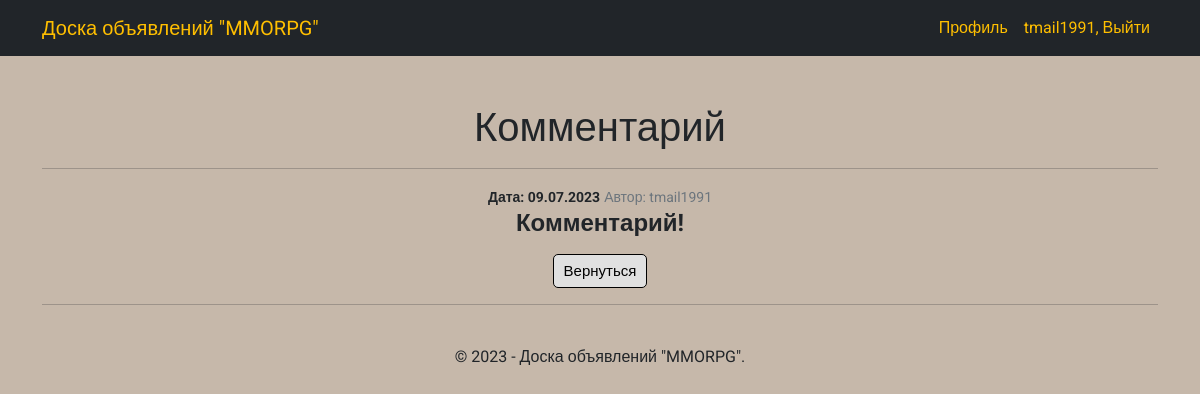
/comments/3/ (signed in), run on an earlier commit of the app's database.
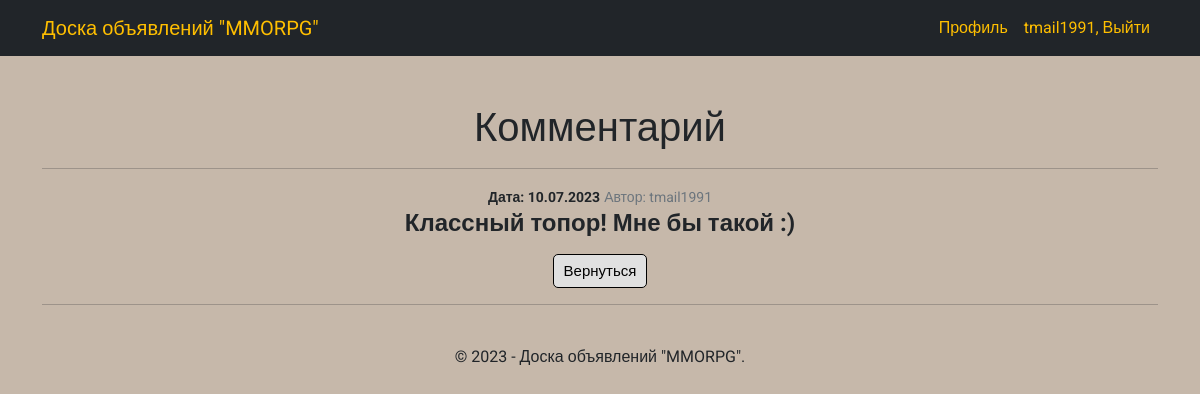
And on a later commit of the database.
### mmorpg/models.py (models this page shows, shortened)
class Comment(models.Model):
    author_comment = models.ForeignKey(User, on_delete=models.CASCADE, verbose_name='Автор')
    text_comment = models.TextField(verbose_name='Текст')
    post_comment = models.ForeignKey(Post, on_delete=models.CASCADE, verbose_name='Комментарий')
    date_comment = models.DateTimeField(auto_now_add=True, verbose_name='Дата')
    confirmation_comment = models.BooleanField(default=False, verbose_name='Подтверждение')
    class Meta:
        verbose_name = 'Комментарий'
        verbose_name_plural = 'Комментарии'

### mmorpg/views.py (the view)
# urls.py: path('comments/<int:pk>/', CommentDetail.as_view(), name='comment_detail'),
class CommentDetail(DetailView):
    model = Comment
    template_name = 'comment_detail.html'
    context_object_name = 'comment_detail'
    def get_template_names(self):
        response = self.get_object()
        if response.post_comment.author_post == self.request.user:
            self.template_name = 'comment_detail.html'
            return self.template_name
        else:
            raise PermissionDenied

### templates/comment_detail.html (shortened to what this page needs)
{% extends 'index.html' %}
    {% block content %}
    <h1>Комментарий</h1>
    <hr>
    <small class="fw-bold">Дата: {{ comment_detail.date_comment | date:"d.m.Y" }}</small>
    <small class="text-muted">Автор: {{ comment_detail.author_comment }}</small>
    <h4><b>{{ comment_detail.text_comment | linebreaks | safe }}</b></h4>
    <div align="center"><a class="main_button" href="{% url 'comments' %}" title="Вернуться">Вернуться</a></div>
    <hr>
    {% endblock content %}

What changed in the data, as far as the page shows it:
changed Comment "tmail1991": date_comment "09.07.2023" → "10.07.2023"; text_comment "Комментарий!" → "Классный топор! Мне бы такой :)"
